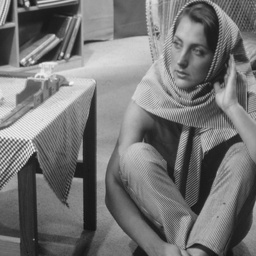
#> input picture cv_study/exp1/barbara.jpg, 256 x 256 px, shrunk from 512 x 512 before the run, found by its file name
$ python q3.py
#> lines starting #> are read from the running program, lines starting #| are printed output that depends on the picture
import cv2
import numpy as np
import matplotlib.pyplot as plt
from mpl_toolkits.mplot3d import Axes3D
import math
#参数
D0 = 50  # 截止频率
#快速傅里叶变换并中心化：返回复数频谱 (H, W, 2)
def fftshift(pict):
    pict_float = pict.astype(np.float32)
    pict_fft = cv2.dft(pict_float, flags=cv2.DFT_COMPLEX_OUTPUT)  # (H, W, 2)
    dft_shift = np.fft.fftshift(pict_fft, axes=(0, 1))
    return dft_shift


# 仅用于显示：将复数频谱转换为幅值 (H, W)
def spectrum_magnitude(fft_shifted):
    return cv2.magnitude(fft_shifted[:, :, 0], fft_shifted[:, :, 1])

#快速傅里叶变换的逆变换并中心化：输入复数频谱 (H, W, 2)，输出空间域图像 (H, W)
def ifftshift(fft_shifted):
    fft_unshifted = np.fft.ifftshift(fft_shifted, axes=(0, 1))
    # 输出实部，自动缩放
    img_back = cv2.idft(fft_unshifted, flags=cv2.DFT_SCALE | cv2.DFT_REAL_OUTPUT)  # (H, W)
    img_back = cv2.normalize(img_back, None, 0, 255, cv2.NORM_MINMAX)
    return img_back.astype(np.uint8)

# 理想低通滤波器
def ideal_low_pass_filter(fft_shifted, D0):
    # 在复数频谱上进行滤波：H 为 (H, W)，通过广播乘到 (H, W, 2)
    h, w = fft_shifted.shape[:2]
    cy, cx = h // 2, w // 2
    Y, X = np.ogrid[:h, :w]
    D = np.sqrt((Y - cy) ** 2 + (X - cx) ** 2)
    H = (D <= D0).astype(np.float32)
    return fft_shifted * H[:, :, None]

#2阶巴特沃斯低通滤波器
def butterworth_low_pass_filter(fft_shifted, D0, order):
    h, w = fft_shifted.shape[:2]
    cy, cx = h // 2, w // 2
    Y, X = np.ogrid[:h, :w]
    D = np.sqrt((Y - cy) ** 2 + (X - cx) ** 2)
    H = 1.0 / (1.0 + (D / (D0 + 1e-6)) ** (2 * order))
    H = H.astype(np.float32)
    return fft_shifted * H[:, :, None]

#FFT幅值2D转化

def to2d(magnitude):
    magnitude_log = np.log1p(magnitude)  # log(1+x)
    magnitude_normalized = cv2.normalize(magnitude_log, None, 0, 255, cv2.NORM_MINMAX)
    magnitude_display = np.uint8(magnitude_normalized)
    return magnitude_display

# 绘制3D频谱图
def plot_3d(magnitude):
    fig = plt.figure()
    ax = fig.add_subplot(111, projection='3d')
    x = np.arange(np.log1p(magnitude).shape[1])
    y = np.arange(np.log1p(magnitude).shape[0])
    x, y = np.meshgrid(x, y)

    # 绘制3D表面
    surf = ax.plot_surface(
    x, y, np.log1p(magnitude),
    cmap='viridis',
    edgecolor='none',
    alpha=0.8,
    rstride=1,
    cstride=1
    )
    # 添加颜色条
    fig.colorbar(surf, ax=ax, shrink=0.5, aspect=5, pad=0.1)

    # 设置标签和标题
    ax.set_xlabel('Frequency (x)', fontsize=10)
    ax.set_ylabel('Frequency (y)', fontsize=10)
    ax.set_zlabel('Log Magnitude', fontsize=10)
    ax.set_title('3D Log Magnitude Spectrum (Centered)', fontsize=12)

    # 调整视角
    ax.view_init(elev=30, azim=45)

    # 优化布局
    plt.tight_layout()

    # 保存和显示结果
    plt.show()


# 创建5x5高斯空间滤波器,size: 滤波器尺寸 (必须是奇数),sigma: 高斯标准差
def create_gaussian_kernel(size=5, sigma=1.0):
    center = size // 2
    kernel = np.zeros((size, size))

    for x in range(size):
        for y in range(size):
            # 计算高斯函数
            dx = x - center
            dy = y - center
            kernel[x, y] = (1 / (2 * math.pi * sigma**2)) * math.exp(-(dx**2 + dy**2) / (2 * sigma**2))

    # 归一化
    kernel = kernel / np.sum(kernel)
    return kernel

# 创建对应的频域高斯滤波器,,size: 滤波器尺寸 (必须是奇数),sigma: 高斯标准差
def create_freq_domain_gaussian(size=5, sigma=1.0):
    # 创建空间域高斯核
    spatial_kernel = create_gaussian_kernel(size, sigma)

    # 计算频域滤波器 (空间域核的FFT)
    freq_kernel = np.fft.fft2(spatial_kernel, s=(size, size))
    freq_kernel = np.fft.fftshift(freq_kernel)

    # 归一化 (使中心值为1)
    freq_kernel = freq_kernel / np.max(freq_kernel)

    return freq_kernel

# 应用空间域高斯滤波,image: 输入图像 (灰度),kernel: 高斯滤波器
def apply_gaussian_filter(image, kernel):

    # 确保是浮点类型
    image_float = image.astype(np.float32)

    # 应用滤波
    filtered = cv2.filter2D(image_float, -1, kernel)

    # 归一化到0-255
    filtered = cv2.normalize(filtered, None, 0, 255, cv2.NORM_MINMAX)
    return filtered.astype(np.uint8)

# 应用频域高斯滤波,image: 输入图像 (灰度),freq_kernel: 频域高斯滤波器,image_size: 图像尺寸 (H, W)
def apply_freq_domain_gaussian(image, freq_kernel, image_size):

    # 转换为浮点类型
    image_float = image.astype(np.float32)

    # 计算FFT (中心化)
    fft_img = np.fft.fft2(image_float)
    fft_shifted = np.fft.fftshift(fft_img)

    # 创建与图像大小相同的频域滤波器 (用零填充)
    freq_filter = np.zeros(image_size, dtype=np.complex64)
    center = (image_size[0]//2, image_size[1]//2)

    # 将频域滤波器放在中心
    h, w = freq_kernel.shape
    start_h = center[0] - h//2
    start_w = center[1] - w//2
    freq_filter[start_h:start_h+h, start_w:start_w+w] = freq_kernel

    # 与频谱相乘
    filtered_fft = fft_shifted * freq_filter

    # 逆FFT
    filtered_shifted = np.fft.ifftshift(filtered_fft)
    filtered_img = np.fft.ifft2(filtered_shifted)

    # 取实部并归一化
    filtered_img = np.real(filtered_img)
    filtered_img = cv2.normalize(filtered_img, None, 0, 255, cv2.NORM_MINMAX)

    return filtered_img.astype(np.uint8)

# 绘制滤波器响应的3D和2D图像
def plot_filter_response(kernel, title, ax):
    # 3D图
    x = np.arange(kernel.shape[1])
    y = np.arange(kernel.shape[0])
    X, Y = np.meshgrid(x, y)

    ax.plot_surface(X, Y, kernel, cmap='viridis', edgecolor='none', alpha=0.8)
    ax.set_title(title, fontsize=10)
    ax.set_xlabel('x', fontsize=8)
    ax.set_ylabel('y', fontsize=8)
    ax.set_zlabel('Amplitude', fontsize=8)
    ax.set_xticks([])
    ax.set_yticks([])
    ax.set_zticks([])

def main():
    pict=cv2.imread('C:/Users/ZhuanZ/code_cv/exp1/barbara.jpg',cv2.IMREAD_GRAYSCALE)
#> pict is the input picture: shape (256, 256); min 18, max 248, mean 117.4

    # FFT 复数频谱
    fft = fftshift(pict)                     # (H, W, 2)
    magnitude = spectrum_magnitude(fft)      # (H, W)
    magnitude_display = to2d(magnitude)
#> in to2d, `magnitude_log = np.log1p(magnitude)`:
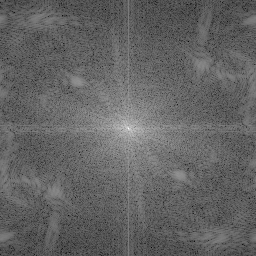
#> magnitude_log: shape (256, 256) float32; min 2.34, max 15.86, mean 7.64; drawn with min black and max white

    # 应用理想低通滤波器（在复数频谱上）
    fft_ILPF = ideal_low_pass_filter(fft, D0)
    image_ILPF = ifftshift(fft_ILPF)
    magnitude_ILPF = spectrum_magnitude(fft_ILPF)
    magnitude_ILPF_display = to2d(magnitude_ILPF)
#> in to2d (call 2), `magnitude_log = np.log1p(magnitude)`:
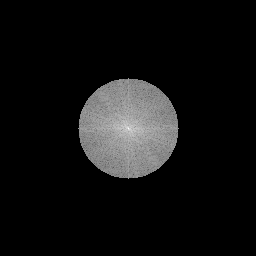
#> magnitude_log: shape (256, 256) float32; min 0, max 15.86, mean 1.1; drawn with min black and max white

    # 应用二阶巴特沃斯低通滤波器
    fft_BLPF = butterworth_low_pass_filter(fft, D0, order=2)
    image_BLPF = ifftshift(fft_BLPF)
    magnitude_BLPF = spectrum_magnitude(fft_BLPF)
    magnitude_BLPF_display = to2d(magnitude_BLPF)
#> in to2d (call 3), `magnitude_log = np.log1p(magnitude)`:
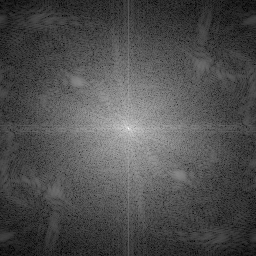
#> magnitude_log: shape (256, 256) float32; min 0.196, max 15.86, mean 5.02; drawn with min black and max white

    plot_3d(magnitude)
#> in plot_3d, `surf = ax.plot_surface( x, y, np.log1p(magnitude), cmap='viridis', edg..`:
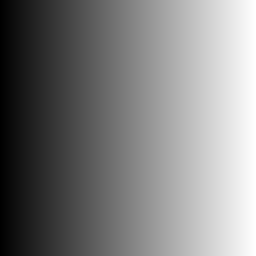
#> x: shape (256, 256) int64; min 0, max 255, mean 127.5
    plot_3d(magnitude_ILPF)
    plot_3d(magnitude_BLPF)
#> in plot_3d (call 3), `plt.show()`:
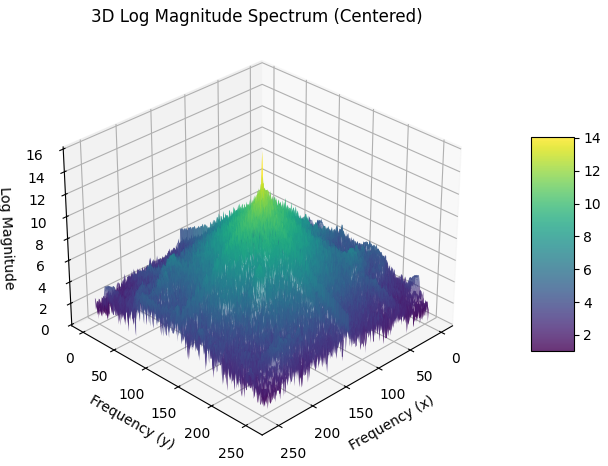
#> figure drawn by matplotlib, 2 panels

    Skernel=create_gaussian_kernel(size=5, sigma=1.0)
    Fkernel=create_freq_domain_gaussian(size=5, sigma=1.0)

    #应用高斯滤波器进行空间滤波
    spatial_filtered = apply_gaussian_filter(pict, Skernel)

    #应用高斯滤波器进行频域滤波
    freq_filtered = apply_freq_domain_gaussian(pict, Fkernel, pict.shape)
#> in apply_freq_domain_gaussian, `filtered_img = np.real(filtered_img)`:
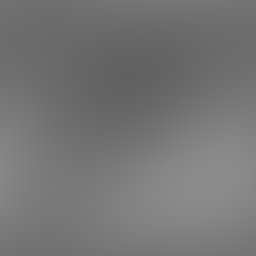
#> filtered_img: shape (256, 256) float64; min 97.76, max 140.9, mean 117.4
#> in apply_freq_domain_gaussian, `filtered_img = cv2.normalize(filtered_img, None, 0, 255, cv2.NORM_MINM..`:
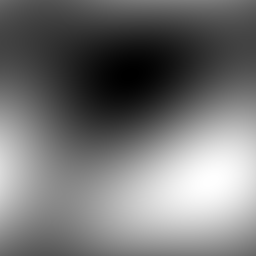
#> filtered_img: shape (256, 256) float64; min 1.31e-14, max 255, mean 116

    # 显示结果
    cv2.imshow('Original Image', pict)
    cv2.imshow('Image after FFT', magnitude_display)
    cv2.imshow('After Ideal Low Pass Filter', magnitude_ILPF_display)
    cv2.imshow('After Butterworth Low Pass Filter', magnitude_BLPF_display)
    cv2.imshow('Image after Ideal Low Pass Filter', image_ILPF)
    cv2.imshow('Image after Butterworth Low Pass Filter', image_BLPF)
    cv2.imshow('Spatial Domain Gaussian Filtered', spatial_filtered)
    cv2.imshow('Frequency Domain Gaussian Filtered', freq_filtered)
    cv2.waitKey(0)
    cv2.destroyAllWindows()


if __name__ == "__main__":
    main()

$ run again, with cv_study/exp1/airplane.jpg copied over cv_study/exp1/barbara.jpg
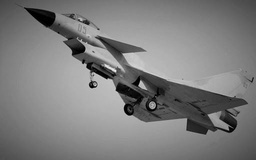
#> input picture cv_study/exp1/airplane.jpg, 256 x 160 px, shrunk from 512 x 320 before the run, found by its file name
#> in main, pict is the input picture: shape (160, 256); min 0, max 239, mean 125.2
#> in apply_gaussian_filter, `filtered = cv2.normalize(filtered, None, 0, 255, cv2.NORM_MINMAX)`:
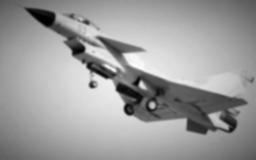
#> filtered: shape (160, 256) float32; min -2.97e-08, max 255, mean 156.4; drawn with min black and max white
#> in apply_freq_domain_gaussian, `filtered_img = cv2.normalize(filtered_img, None, 0, 255, cv2.NORM_MINM..`:
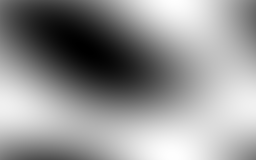
#> filtered_img: shape (160, 256) float64; min 9.31e-14, max 255, mean 147.1; drawn with min black and max white
